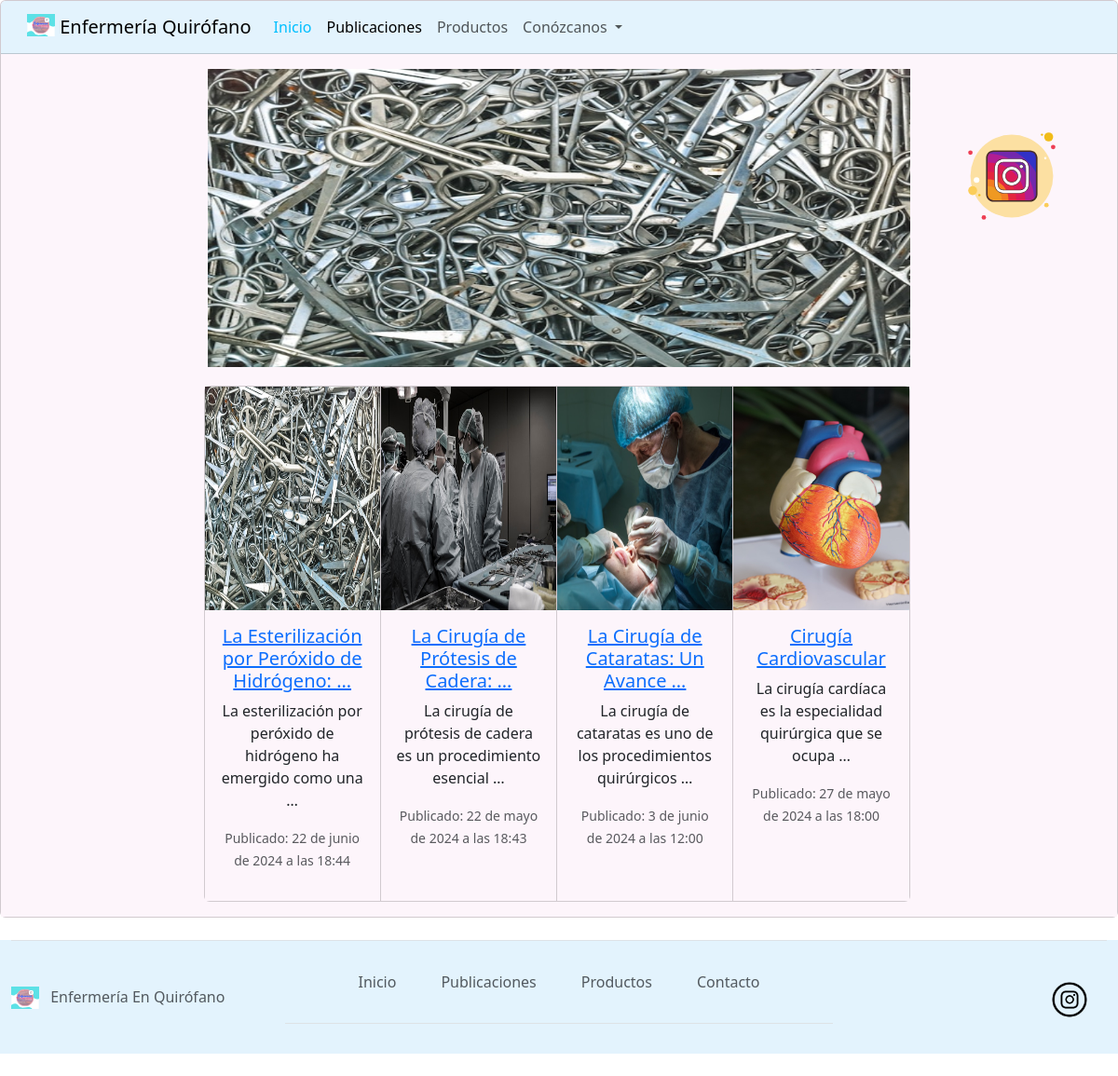
The app's page /index/ with its own data.
### publicacion/models.py (models this page shows, shortened)
class Post(models.Model):
    author = models.ForeignKey(settings.AUTH_USER_MODEL, on_delete=models.CASCADE)
    title = models.CharField(max_length=200)
    text = models.TextField()
    image = models.ImageField(null=True)
    created_date = models.DateTimeField(
            default=timezone.now)
    published_date = models.DateTimeField(
            blank=True, null=True)

### pagina/views.py (the view)
# urls.py: path('index/',include('pagina.urls')),
def index(request):
    recent_posts = Post.objects.order_by('-created_date')[:4]
    context = {'recent_posts': recent_posts}
    return render (request,'pagina/index.htm', context)

### pagina/templates/pagina/index.htm (shortened to what this page needs)
{% extends 'pagina/base.html' %}
{% load static %}
{% block content %}
<div class="container-fluid">
    <div class="row">
        <div class="col-2">
        </div>
        <div class="col-8">
            <div id="carouselExampleAutoplaying" class="carousel slide" data-bs-ride="carousel">
                <div class="carousel-inner">
                    {% for post in recent_posts %}
                    <div class="carousel-item {% if forloop.first %}active{% endif %}">
                        <a href="{% url 'post_detail' pk=post.pk %}"> <img src="{{ post.image.url }}" class="d-block w-100" alt="{{ post.title }}" width="467" height="320"></a>
                    </div>
                    {% endfor %}
                </div>
                <button class="carousel-control-prev" type="button" data-bs-target="#carouselExampleAutoplaying"
                    data-bs-slide="prev">
                    <span class="carousel-control-prev-icon" aria-hidden="true"></span>
                </button>
                <button class="carousel-control-next" type="button" data-bs-target="#carouselExampleAutoplaying"
                    data-bs-slide="next">
                    <span class="carousel-control-next-icon" aria-hidden="true"></span>
                </button>
            </div>
        </div>
        <div class="col-2">
            <button id="btnig" type="button" class="btn">
                <a href="https://www.instagram.com/enfermeria_quirofano/" target="_blank"><img id="logoig"
                        src="{% static 'img/icons8-instagram-50.svg' %}" alt="logo de instagram"></a>
            </button>
        </div>
    </div>
    <div class="row">
        <div class="col-10">
            <div class="card-group">
                {% for post in recent_posts %}
                <div class="card">
                    <a href="{% url 'post_detail' pk=post.pk %}">
                        <img src="{{ post.image.url }}" class="card-img-pub" alt="{{ post.title }}">
                    </a>
                    <div class="card-body">
                        <a href="{% url 'post_detail' pk=post.pk %}">
                            <h5 class="card-title">{{ post.title|truncatewords_html:6 }}</h5>
                        </a>
                        <p class="card-text">{{ post.text|truncatewords_html:10 }}</p>
                        <p class="fecha-pub"><small class="text-body-secondary">Publicado: {{ post.published_date }}</small></p>
                    </div>
                </div>
                {% endfor %}
            </div>
        </div>
        <div class="col-1">
        </div>
    </div>
</div>
{% endblock %}

### publicacion/static/css/stylesheet.css (style rules this page uses)
.card-group { margin-top: 20px; margin-left: 20%; width: 80%; }
.card-body { background-color: #fdf5fb; }
#logoig { margin-top: 40%; width: 100%; height: 120px; float:left; }
.card-img-pub { height:240px; width: 100%; }
.card { background-color: #fdf5fb; }
.fecha-pub { vertical-align: text-bottom; }
#btnig { cursor: pointer; }

### records on screen
Post: image (picture), title "La Esterilización por Peróxido de Hidrógeno: …", text "La esterilización por peróxido de hidrógeno ha emergido como una …", published_date "22 de junio de 2024 a las 18:44"
Post: image (picture), title "La Cirugía de Prótesis de Cadera: …", text "La cirugía de prótesis de cadera es un procedimiento esencial …", published_date "22 de mayo de 2024 a las 18:43"
Post: image (picture), title "La Cirugía de Cataratas: Un Avance …", text "La cirugía de cataratas es uno de los procedimientos quirúrgicos …", published_date "3 de junio de 2024 a las 12:00"
Post: image (picture), title "Cirugía Cardiovascular", text "La cirugía cardíaca es la especialidad quirúrgica que se ocupa …", published_date "27 de mayo de 2024 a las 18:00"
